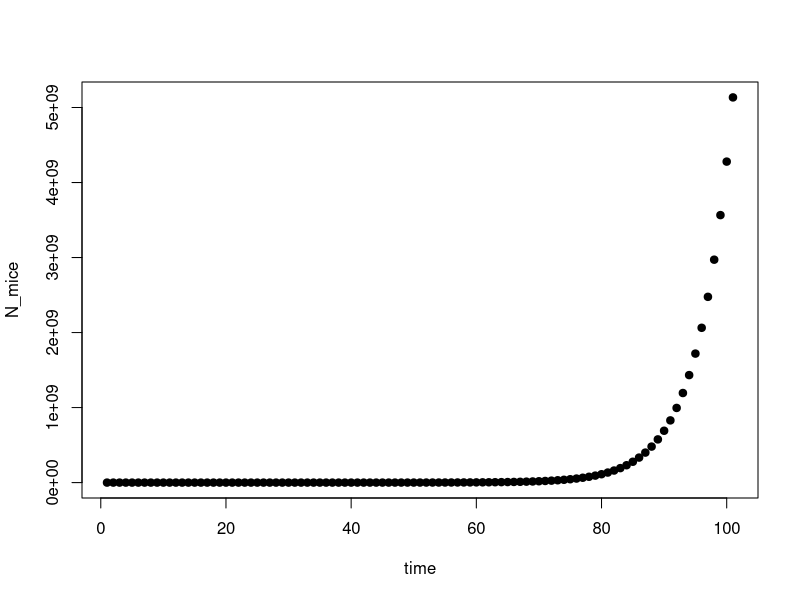
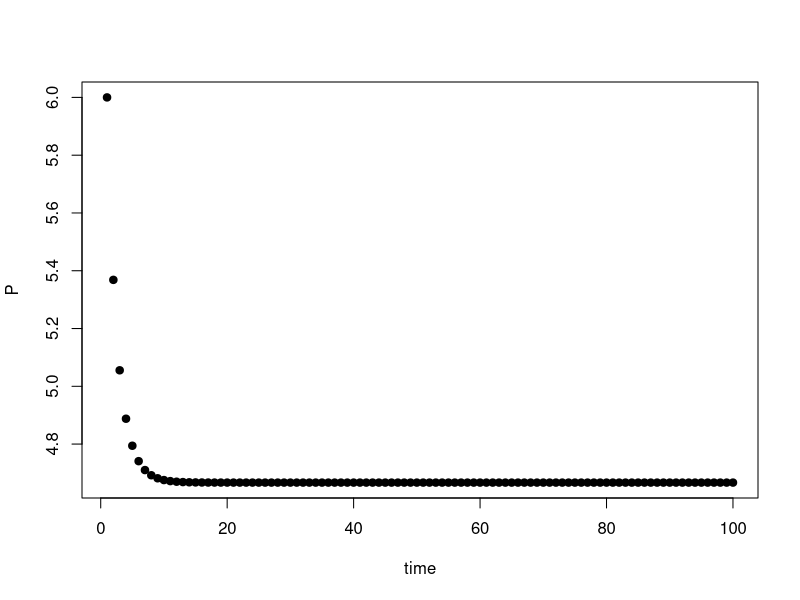
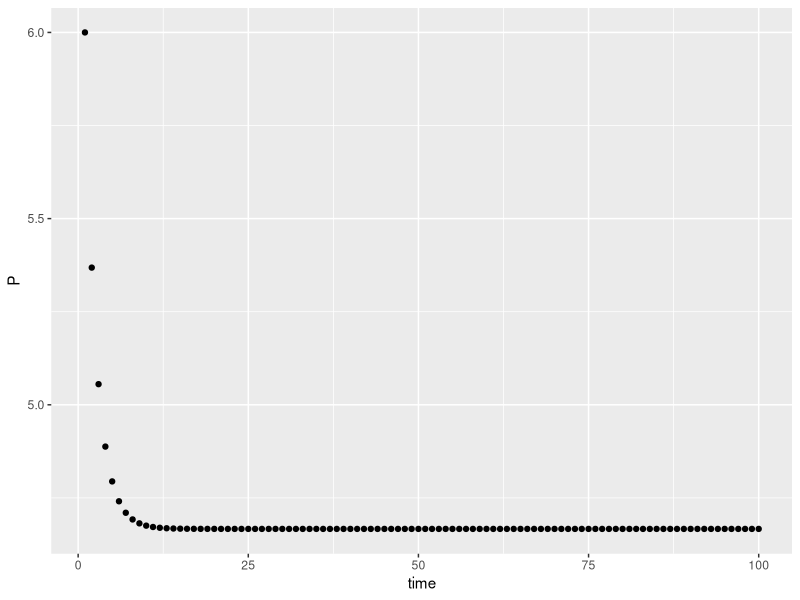

Write R code to recreate these figures, in order.
## ---- chunk 1
knitr::opts_chunk$set(echo = TRUE)
library(ggplot2)
library(deSolve)
## ---- chunk 2
## Step 1. Write values for the parameters in the model (and initial values of state variables)
# d - the *fraction* of mice in yard eaten by cat / day --> 0-1
d <- .7
# b - the *number* of mice born per mouse / day --> N (0-infinity)
b <- 3
# m - the *number* of mice arriving in the yard per day --> N (0-infinity)
m <- 4
# N0 - the initial number of mice in the yard when we begin the survey
Nt <- 42

## Step 2. Write a function that will calculate values of number of mice from one time step to the next.
mice <- function(Nt,d,b,m){
  Nt1 <- (1+b)*(1-d)*Nt + m
  return(Nt1)
}

## Step 3. Call the function
#mice(Nt,d,b,m)

## Step 4. Follow the mice population size over some time intervals
# N - a variable where we record the population size over time
N <- Nt

for(i in 1:100){
  Nt1 <- mice(Nt,d,b,m)
  N <- c(N,Nt1)
  Nt <- Nt1
}

#N
#plot(N)
plot(N,xlab="time",ylab="N_mice",pch=19,col="black")
dat <- as.data.frame(N)
dat$time <- as.numeric(rownames(dat))
#library(ggplot2)
#ggplot2::ggplot(dat,aes(time,N)) + geom_point()
## ---- chunk 3
# Step 1. Example parameters
b <- 1.7
c <- .15
Pt <- 6

# Step 2. Example equation function
example_equation_function <- function(b,c,Pt){
  Pt1 <- (b*Pt) / (1 + c*Pt)
  return(Pt1)
}

# Step 3. Make sure the function works
Pt1 <- example_equation_function(b,c,Pt)

# Step 4. Create a new variable to hold future values of P
P <- rep(NA,100)

# Step 5. Create a for loop to iteratively calculate P
P[1] <- Pt
for(i in 2:100){
  P[i] <- example_equation_function(b,c,Pt)
  Pt <- P[i]
}

# Step 6. Plot P over time
plot(P,xlab="time",ylab="P",pch=19,col="black")
dat <- as.data.frame(P)
dat$time <- as.numeric(rownames(dat))
library(ggplot2)
ggplot2::ggplot(dat,aes(time,P)) + geom_point()
